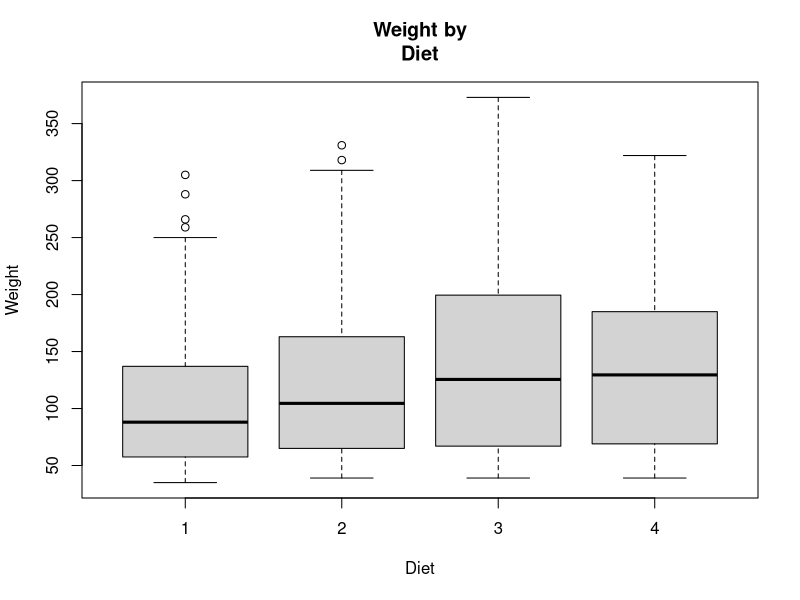

Write R code to recreate this figure. (Note: this script raises an error after producing the figure.)
#3i)
da=ChickWeight

summary(da)
#ii)
boxplot(weight ~ Diet,da=ChickWeight,main ="Weight by
Diet",
        xlab="Diet",ylab="Weight")
#iii)
diet1=d[d$Diet == 1, ]
hist(diet1$weight, main = "Histogram of Weight in Diet-1
Category",
     xlab = "Weight (in grams)", ylab = "Frequency")
#iv)
diet2=d[d$Diet == 4, ]
hist(diet2$weight, main = "Histogram of Weight in Diet-1
Category",
     xlab = "Weight (in grams)", ylab = "Frequency")
#v)
library(ggplot2)
ggplot(d, aes(x = Time, y = weight, color = Diet)) +
  geom_point() +
  ggtitle("Weight vs Time Grouped by Diet") +
  xlab("Time (days)") +
  ylab("Weight (grams)")
